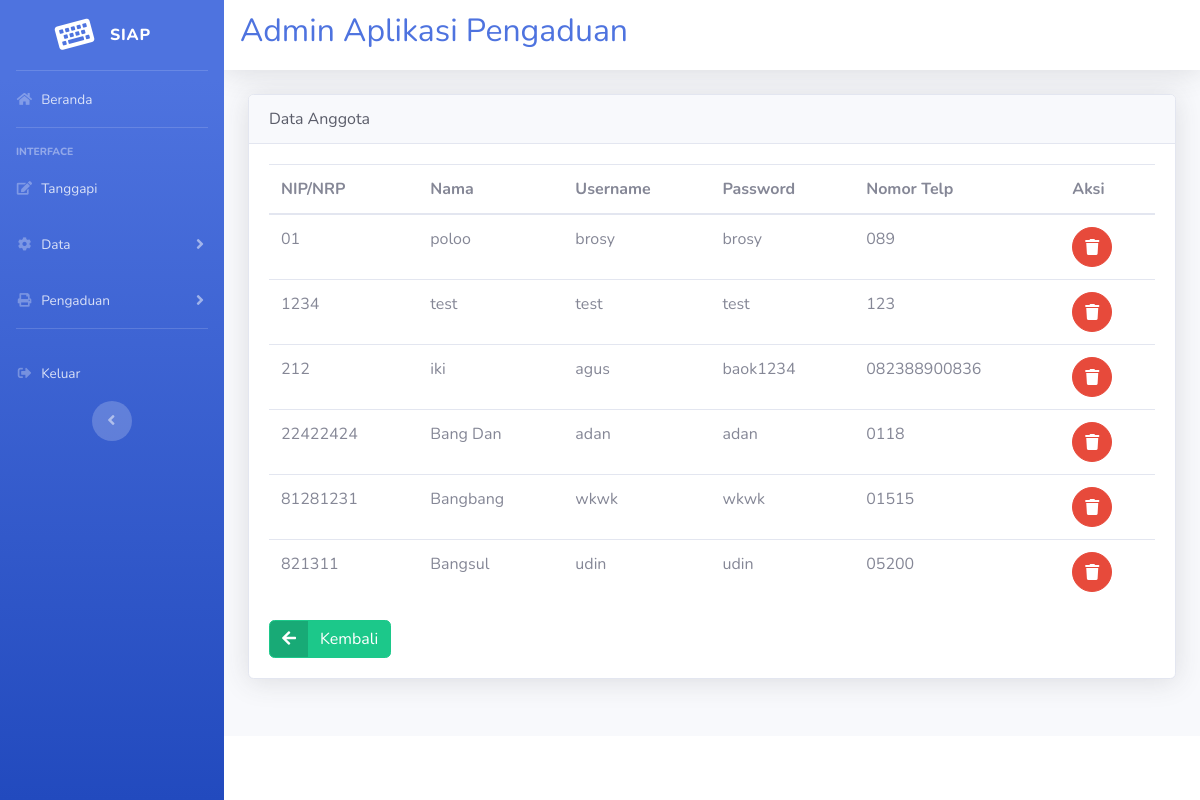
/admin/admin.php?url=lihat_masyarakat (signed in), run on the app's committed database.
### tables this page shows
CREATE TABLE `masyarakat` (
  `nik` char(16) NOT NULL,
  `nama` varchar(35) NOT NULL,
  `pangkat` varchar(20) NOT NULL,
  `jabatan` varchar(30) NOT NULL,
  `username` varchar(25) NOT NULL,
  `password` varchar(32) NOT NULL,
  `telp` varchar(13) NOT NULL
);

### admin/lihat_masyarakat.php (the view, shortened to what this page needs)
<!DOCTYPE html>
<html lang="en">
    <head>
        <link href="../vendor/fontawesome-free/css/all.min.css" rel="stylesheet" type="text/css">
        <link href="../css/sb-admin-2.min.css" rel="stylesheet">
    </head>
    <body id="page-top">
    <div class="card shadow">
        <div class="card-header text-dark">
            Data Anggota
        </div>
        <div class="card-body">
            <table class="table table-hover">
                <thead>
                    <tr>
                        <th>NIP/NRP</th>
                        <th>Nama</th>
                        <th>Username</th>
                        <th>Password</th>
                        <th>Nomor Telp</th>
                        <th>Aksi</th>
                    </tr>
                </thead>
                <tbody>
                    <?php
                    include "../koneksi.php";
                    $query = mysqli_query($conn, "SELECT * FROM masyarakat");
                    while ($d = mysqli_fetch_array($query)) {
                        ?>
                        <tr>
                            <td><?php echo $d['nik']; ?></td>
                            <td><?php echo $d['nama']; ?></td>
                            <td><?php echo $d['username']; ?></td>
                            <td><?php echo $d['password']; ?></td>
                            <td><?php echo $d['telp']; ?></td>
                            <td>
                                <a href="hapus_masyarakat.php?nik=<?php echo $d['nik'] ?>" class="btn btn-danger btn-circle" onclick="return confirm('Yakin?')">
                                <i class="fa fa-trash"></i>
                            </a>
                            </td>
                        </tr>
                    <?php } ?>
                </tbody>
            </table>
            <a href="admin.php" class="btn btn-success btn-icon-split">
                <span class="icon">
                    <i class="fas fa-arrow-left"></i>
                </span>
                <span class="text">Kembali</span>
            </a>
        </div>
</div>
    </body>
</html>

### data on the page
masyarakat: nik "01", nama "poloo", username "brosy", password "brosy", telp "089"
masyarakat: nik "1234", nama "test", username "test", password "test", telp "123"
masyarakat: nik "212", nama "iki", username "agus", password "baok1234", telp "082388900836"
masyarakat: nik "22422424", nama "Bang Dan", username "adan", password "adan", telp "0118"
masyarakat: nik "81281231", nama "Bangbang", username "wkwk", password "wkwk", telp "01515"
masyarakat: nik "821311", nama "Bangsul", username "udin", password "udin", telp "05200"
